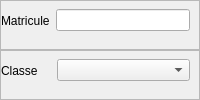
           <widget class="QWidget" name="widget" native="true">
            <layout class="QVBoxLayout" name="verticalLayout_3">
             <property name="spacing">
              <number>0</number>
             </property>
             <property name="leftMargin">
              <number>0</number>
             </property>
             <property name="topMargin">
              <number>0</number>
             </property>
             <property name="rightMargin">
              <number>0</number>
             </property>
             <property name="bottomMargin">
              <number>0</number>
             </property>
             <item>
              <widget class="QFrame" name="frame">
               <property name="frameShape">
                <enum>QFrame::StyledPanel</enum>
               </property>
               <property name="frameShadow">
                <enum>QFrame::Raised</enum>
               </property>
               <layout class="QHBoxLayout" name="horizontalLayout_2">
                <property name="spacing">
                 <number>6</number>
                </property>
                <property name="leftMargin">
                 <number>0</number>
                </property>
                <property name="topMargin">
                 <number>0</number>
                </property>
                <property name="rightMargin">
                 <number>9</number>
                </property>
                <property name="bottomMargin">
                 <number>9</number>
                </property>
                <item>
                 <widget class="QLabel" name="label">
                  <property name="text">
                   <string>Matricule</string>
                  </property>
                 </widget>
                </item>
                <item>
                 <widget class="QLineEdit" name="updateMatricule"/>
                </item>
               </layout>
              </widget>
             </item>
             <item>
              <widget class="QFrame" name="frame_2">
               <property name="frameShape">
                <enum>QFrame::StyledPanel</enum>
               </property>
               <property name="frameShadow">
                <enum>QFrame::Raised</enum>
               </property>
               <layout class="QHBoxLayout" name="horizontalLayout_3">
                <property name="spacing">
                 <number>6</number>
                </property>
                <property name="leftMargin">
                 <number>0</number>
                </property>
                <property name="topMargin">
                 <number>0</number>
                </property>
                <property name="rightMargin">
                 <number>9</number>
                </property>
                <property name="bottomMargin">
                 <number>9</number>
                </property>
                <item>
                 <widget class="QLabel" name="label_53">
                  <property name="text">
                   <string>Classe    </string>
                  </property>
                 </widget>
                </item>
                <item>
                 <widget class="QComboBox" name="updateClasse">
                  <property name="sizePolicy">
                   <sizepolicy hsizetype="Expanding" vsizetype="Fixed">
                    <horstretch>0</horstretch>
                    <verstretch>0</verstretch>
                   </sizepolicy>
                  </property>
                 </widget>
                </item>
               </layout>
              </widget>
             </item>
            </layout>
           </widget>
